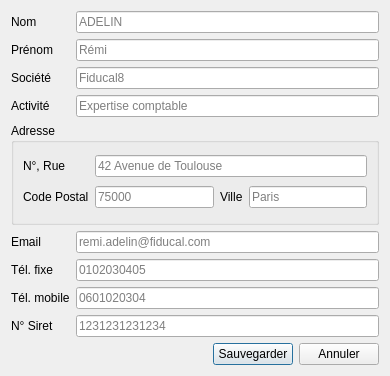
<?xml version="1.0" encoding="UTF-8"?>
<ui version="4.0">
 <class>UserDataDialog</class>
 <widget class="QDialog" name="UserDataDialog">
  <property name="geometry">
   <rect>
    <x>0</x>
    <y>0</y>
    <width>390</width>
    <height>376</height>
   </rect>
  </property>
  <property name="windowTitle">
   <string>Utilisateur</string>
  </property>
  <layout class="QGridLayout" name="gridLayout">
   <item row="6" column="1">
    <widget class="QLabel" name="lbEmail">
     <property name="text">
      <string>Email</string>
     </property>
    </widget>
   </item>
   <item row="8" column="2">
    <widget class="CheckPhone" name="leMobilePhone">
     <property name="toolTip">
      <string>Saisir votre numéro de téléphone mobile professionnel</string>
     </property>
     <property name="placeholderText">
      <string>0601020304</string>
     </property>
    </widget>
   </item>
   <item row="1" column="1">
    <widget class="QLabel" name="lbLastname">
     <property name="text">
      <string>Nom</string>
     </property>
    </widget>
   </item>
   <item row="9" column="2">
    <widget class="CheckSiretNumber" name="leNoSiret">
     <property name="toolTip">
      <string>Saisir votre numéro de siret</string>
     </property>
     <property name="placeholderText">
      <string>1231231231234</string>
     </property>
    </widget>
   </item>
   <item row="8" column="1">
    <widget class="QLabel" name="lbMobilePhone">
     <property name="text">
      <string>Tél. mobile</string>
     </property>
    </widget>
   </item>
   <item row="7" column="1">
    <widget class="QLabel" name="lbPhone">
     <property name="text">
      <string>Tél. fixe</string>
     </property>
    </widget>
   </item>
   <item row="7" column="2">
    <widget class="CheckPhone" name="lePhone">
     <property name="toolTip">
      <string>Saisir votre numéro de téléphone professionnel</string>
     </property>
     <property name="placeholderText">
      <string>0102030405</string>
     </property>
    </widget>
   </item>
   <item row="9" column="1">
    <widget class="QLabel" name="lbNoSiret">
     <property name="text">
      <string>N° Siret</string>
     </property>
    </widget>
   </item>
   <item row="12" column="1" colspan="2">
    <layout class="QHBoxLayout" name="horizontalLayout">
     <item>
      <spacer name="horizontalSpacer">
       <property name="orientation">
        <enum>Qt::Horizontal</enum>
       </property>
       <property name="sizeHint" stdset="0">
        <size>
         <width>40</width>
         <height>20</height>
        </size>
       </property>
      </spacer>
     </item>
     <item>
      <widget class="QPushButton" name="btnValid">
       <property name="text">
        <string>Sauvegarder</string>
       </property>
       <property name="icon">
        <iconset resource="../icons.qrc">
         <normaloff>:/icons/img/ok_valid.png</normaloff>:/icons/img/ok_valid.png</iconset>
       </property>
      </widget>
     </item>
     <item>
      <widget class="QPushButton" name="btnCancel">
       <property name="text">
        <string>Annuler</string>
       </property>
       <property name="icon">
        <iconset resource="../icons.qrc">
         <normaloff>:/icons/img/cancel.png</normaloff>:/icons/img/cancel.png</iconset>
       </property>
      </widget>
     </item>
    </layout>
   </item>
   <item row="4" column="2">
    <widget class="CheckValidField" name="leTitle">
     <property name="toolTip">
      <string>Description de l'activité de la société</string>
     </property>
     <property name="placeholderText">
      <string>Expertise comptable</string>
     </property>
    </widget>
   </item>
   <item row="3" column="1">
    <widget class="QLabel" name="lbCompany">
     <property name="text">
      <string>Société</string>
     </property>
    </widget>
   </item>
   <item row="3" column="2">
    <widget class="CheckUntilField" name="leCompany">
     <property name="toolTip">
      <string>Saisir le nom de votre société</string>
     </property>
     <property name="placeholderText">
      <string>Fiducal8</string>
     </property>
    </widget>
   </item>
   <item row="1" column="2">
    <widget class="CheckName" name="leLastname">
     <property name="toolTip">
      <string>Saisir votre nom</string>
     </property>
     <property name="placeholderText">
      <string>ADELIN</string>
     </property>
    </widget>
   </item>
   <item row="4" column="1">
    <widget class="QLabel" name="lbTitle">
     <property name="text">
      <string>Activité</string>
     </property>
    </widget>
   </item>
   <item row="5" column="1" colspan="2">
    <widget class="QGroupBox" name="groupBox">
     <property name="title">
      <string>Adresse</string>
     </property>
     <layout class="QGridLayout" name="gridLayout_2">
      <item row="1" column="3">
       <widget class="CheckCity" name="leCity">
        <property name="toolTip">
         <string>Saisir votre ville</string>
        </property>
        <property name="placeholderText">
         <string>Paris</string>
        </property>
       </widget>
      </item>
      <item row="0" column="0">
       <widget class="QLabel" name="lbAddress">
        <property name="text">
         <string>N°, Rue</string>
        </property>
       </widget>
      </item>
      <item row="1" column="2">
       <widget class="QLabel" name="lbCity">
        <property name="text">
         <string>Ville</string>
        </property>
       </widget>
      </item>
      <item row="1" column="1">
       <widget class="CheckPostalCode" name="lePostalCode">
        <property name="toolTip">
         <string>Saisir votre code postal</string>
        </property>
        <property name="placeholderText">
         <string>75000</string>
        </property>
       </widget>
      </item>
      <item row="0" column="1" colspan="3">
       <widget class="CheckUntilField" name="leAddress">
        <property name="toolTip">
         <string>Saisir votre adresse</string>
        </property>
        <property name="placeholderText">
         <string>42 Avenue de Toulouse</string>
        </property>
       </widget>
      </item>
      <item row="1" column="0">
       <widget class="QLabel" name="lbPostalCode">
        <property name="text">
         <string>Code Postal</string>
        </property>
       </widget>
      </item>
     </layout>
    </widget>
   </item>
   <item row="2" column="1">
    <widget class="QLabel" name="lbFirstname">
     <property name="text">
      <string>Prénom</string>
     </property>
    </widget>
   </item>
   <item row="2" column="2">
    <widget class="CheckName" name="leFirstname">
     <property name="toolTip">
      <string>Saisir votre prénom</string>
     </property>
     <property name="placeholderText">
      <string>Rémi</string>
     </property>
    </widget>
   </item>
   <item row="6" column="2">
    <widget class="CheckEmail" name="leEmail">
     <property name="placeholderText">
      <string>remi.adelin@fiducal.com</string>
     </property>
    </widget>
   </item>
  </layout>
 </widget>
 <customwidgets>
  <customwidget>
   <class>CheckEmail</class>
   <extends>QLineEdit</extends>
   <header>widgets/checkfields/checkemail.h</header>
   <slots>
    <slot>fieldTextChanged(QString)</slot>
   </slots>
  </customwidget>
  <customwidget>
   <class>CheckPhone</class>
   <extends>QLineEdit</extends>
   <header>widgets/checkfields/checkphone.h</header>
   <slots>
    <slot>fieldTextChanged(QString)</slot>
   </slots>
  </customwidget>
  <customwidget>
   <class>CheckPostalCode</class>
   <extends>QLineEdit</extends>
   <header>widgets/checkfields/checkpostalcode.h</header>
   <slots>
    <slot>fieldTextChanged(QString)</slot>
   </slots>
  </customwidget>
  <customwidget>
   <class>CheckCity</class>
   <extends>QLineEdit</extends>
   <header>widgets/checkfields/checkcity.h</header>
   <slots>
    <slot>fieldTextChanged(QString)</slot>
   </slots>
  </customwidget>
  <customwidget>
   <class>CheckName</class>
   <extends>QLineEdit</extends>
   <header>widgets/checkfields/checkname.h</header>
   <slots>
    <slot>fieldTextChanged(QString)</slot>
   </slots>
  </customwidget>
  <customwidget>
   <class>CheckSiretNumber</class>
   <extends>QLineEdit</extends>
   <header>widgets/checkfields/checksiretnumber.h</header>
   <slots>
    <slot>fieldTextChanged(QString)</slot>
   </slots>
  </customwidget>
  <customwidget>
   <class>CheckUntilField</class>
   <extends>QLineEdit</extends>
   <header>widgets/checkfields/checkuntilfield.h</header>
   <slots>
    <slot>fieldTextChanged(QString)</slot>
   </slots>
  </customwidget>
  <customwidget>
   <class>CheckValidField</class>
   <extends>QLineEdit</extends>
   <header>widgets/checkfields/checkvalidfield.h</header>
   <slots>
    <slot>fieldTextChanged(QString)</slot>
   </slots>
  </customwidget>
 </customwidgets>
 <tabstops>
  <tabstop>leLastname</tabstop>
  <tabstop>leFirstname</tabstop>
  <tabstop>leCompany</tabstop>
  <tabstop>leTitle</tabstop>
  <tabstop>leAddress</tabstop>
  <tabstop>lePostalCode</tabstop>
  <tabstop>leCity</tabstop>
  <tabstop>leEmail</tabstop>
  <tabstop>lePhone</tabstop>
  <tabstop>leMobilePhone</tabstop>
  <tabstop>leNoSiret</tabstop>
  <tabstop>btnValid</tabstop>
  <tabstop>btnCancel</tabstop>
 </tabstops>
 <resources>
  <include location="../icons.qrc"/>
 </resources>
 <connections>
  <connection>
   <sender>btnValid</sender>
   <signal>released()</signal>
   <receiver>UserDataDialog</receiver>
   <slot>accept()</slot>
   <hints>
    <hint type="sourcelabel">
     <x>293</x>
     <y>365</y>
    </hint>
    <hint type="destinationlabel">
     <x>140</x>
     <y>375</y>
    </hint>
   </hints>
  </connection>
  <connection>
   <sender>btnCancel</sender>
   <signal>released()</signal>
   <receiver>UserDataDialog</receiver>
   <slot>reject()</slot>
   <hints>
    <hint type="sourcelabel">
     <x>379</x>
     <y>365</y>
    </hint>
    <hint type="destinationlabel">
     <x>389</x>
     <y>375</y>
    </hint>
   </hints>
  </connection>
  <connection>
   <sender>leEmail</sender>
   <signal>textChanged(QString)</signal>
   <receiver>leEmail</receiver>
   <slot>fieldTextChanged(QString)</slot>
   <hints>
    <hint type="sourcelabel">
     <x>146</x>
     <y>233</y>
    </hint>
    <hint type="destinationlabel">
     <x>247</x>
     <y>236</y>
    </hint>
   </hints>
  </connection>
  <connection>
   <sender>lePhone</sender>
   <signal>textChanged(QString)</signal>
   <receiver>lePhone</receiver>
   <slot>fieldTextChanged(QString)</slot>
   <hints>
    <hint type="sourcelabel">
     <x>114</x>
     <y>262</y>
    </hint>
    <hint type="destinationlabel">
     <x>286</x>
     <y>268</y>
    </hint>
   </hints>
  </connection>
  <connection>
   <sender>leMobilePhone</sender>
   <signal>textChanged(QString)</signal>
   <receiver>leMobilePhone</receiver>
   <slot>fieldTextChanged(QString)</slot>
   <hints>
    <hint type="sourcelabel">
     <x>90</x>
     <y>304</y>
    </hint>
    <hint type="destinationlabel">
     <x>132</x>
     <y>293</y>
    </hint>
   </hints>
  </connection>
  <connection>
   <sender>lePostalCode</sender>
   <signal>textChanged(QString)</signal>
   <receiver>lePostalCode</receiver>
   <slot>fieldTextChanged(QString)</slot>
   <hints>
    <hint type="sourcelabel">
     <x>162</x>
     <y>206</y>
    </hint>
    <hint type="destinationlabel">
     <x>190</x>
     <y>198</y>
    </hint>
   </hints>
  </connection>
  <connection>
   <sender>leCity</sender>
   <signal>textChanged(QString)</signal>
   <receiver>leCity</receiver>
   <slot>fieldTextChanged(QString)</slot>
   <hints>
    <hint type="sourcelabel">
     <x>332</x>
     <y>201</y>
    </hint>
    <hint type="destinationlabel">
     <x>359</x>
     <y>194</y>
    </hint>
   </hints>
  </connection>
  <connection>
   <sender>leLastname</sender>
   <signal>textChanged(QString)</signal>
   <receiver>leLastname</receiver>
   <slot>fieldTextChanged(QString)</slot>
   <hints>
    <hint type="sourcelabel">
     <x>119</x>
     <y>26</y>
    </hint>
    <hint type="destinationlabel">
     <x>176</x>
     <y>19</y>
    </hint>
   </hints>
  </connection>
  <connection>
   <sender>leFirstname</sender>
   <signal>textChanged(QString)</signal>
   <receiver>leFirstname</receiver>
   <slot>fieldTextChanged(QString)</slot>
   <hints>
    <hint type="sourcelabel">
     <x>248</x>
     <y>55</y>
    </hint>
    <hint type="destinationlabel">
     <x>296</x>
     <y>52</y>
    </hint>
   </hints>
  </connection>
  <connection>
   <sender>leNoSiret</sender>
   <signal>textChanged(QString)</signal>
   <receiver>leNoSiret</receiver>
   <slot>fieldTextChanged(QString)</slot>
   <hints>
    <hint type="sourcelabel">
     <x>142</x>
     <y>316</y>
    </hint>
    <hint type="destinationlabel">
     <x>218</x>
     <y>322</y>
    </hint>
   </hints>
  </connection>
  <connection>
   <sender>leCompany</sender>
   <signal>textChanged(QString)</signal>
   <receiver>leCompany</receiver>
   <slot>fieldTextChanged(QString)</slot>
   <hints>
    <hint type="sourcelabel">
     <x>120</x>
     <y>83</y>
    </hint>
    <hint type="destinationlabel">
     <x>251</x>
     <y>79</y>
    </hint>
   </hints>
  </connection>
  <connection>
   <sender>leAddress</sender>
   <signal>textChanged(QString)</signal>
   <receiver>leAddress</receiver>
   <slot>fieldTextChanged(QString)</slot>
   <hints>
    <hint type="sourcelabel">
     <x>117</x>
     <y>168</y>
    </hint>
    <hint type="destinationlabel">
     <x>177</x>
     <y>168</y>
    </hint>
   </hints>
  </connection>
  <connection>
   <sender>leTitle</sender>
   <signal>textChanged(QString)</signal>
   <receiver>leTitle</receiver>
   <slot>fieldTextChanged(QString)</slot>
   <hints>
    <hint type="sourcelabel">
     <x>99</x>
     <y>103</y>
    </hint>
    <hint type="destinationlabel">
     <x>195</x>
     <y>110</y>
    </hint>
   </hints>
  </connection>
 </connections>
 <slots>
  <slot>fieldTextChanged(QString)</slot>
 </slots>
</ui>
